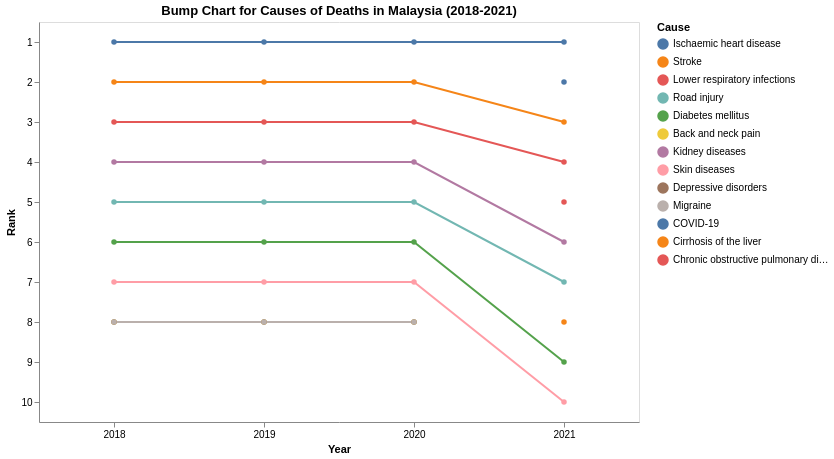

Vega-Lite specification for this chart:
### Vega specification from a JSON file in a GitHub repository (floating-point values rounded to 4 significant figures)
{"$schema": "https://vega.github.io/schema/vega/v5.json", "background": "white", "padding": 5, "width": 600, "height": 400, "title": {"text": "Bump Chart for Causes of Deaths in Malaysia (2018-2021)", "frame": "group"}, "style": "cell", "data": [{"name": "data", "values": [{"year": 2018, "cause": "Ischaemic heart disease", "rate": 111.6}, {"year": 2018, "cause": "Stroke", "rate": 69.1}, {"year": 2018, "cause": "Lower respiratory infections", "rate": 60.81}, {"year": 2018, "cause": "Road injury", "rate": 19.65}, {"year": 2018, "cause": "Diabetes mellitus", "rate": 15.09}, {"year": 2018, "cause": "Back and neck pain", "rate": 0}, {"year": 2018, "cause": "Kidney diseases", "rate": 22.22}, {"year": 2018, "cause": "Skin diseases", "rate": 6.12}, {"year": 2018, "cause": "Depressive disorders", "rate": 0}, {"year": 2018, "cause": "Migraine", "rate": 0}, {"year": 2019, "cause": "Ischaemic heart disease", "rate": 112.3}, {"year": 2019, "cause": "Stroke", "rate": 69.54}, {"year": 2019, "cause": "Lower respiratory infections", "rate": 60.83}, {"year": 2019, "cause": "Road injury", "rate": 19.05}, {"year": 2019, "cause": "Diabetes mellitus", "rate": 15.49}, {"year": 2019, "cause": "Back and neck pain", "rate": 0}, {"year": 2019, "cause": "Kidney diseases", "rate": 22.78}, {"year": 2019, "cause": "Skin diseases", "rate": 6.2}, {"year": 2019, "cause": "Depressive disorders", "rate": 0}, {"year": 2019, "cause": "Migraine", "rate": 0}, {"year": 2020, "cause": "Ischaemic heart disease", "rate": 96.92}, {"year": 2020, "cause": "Stroke", "rate": 59.75}, {"year": 2020, "cause": "Lower respiratory infections", "rate": 48.91}, {"year": 2020, "cause": "Road injury", "rate": 14.07}, {"year": 2020, "cause": "Diabetes mellitus", "rate": 13.52}, {"year": 2020, "cause": "Back and neck pain", "rate": 0}, {"year": 2020, "cause": "Kidney diseases", "rate": 19.66}, {"year": 2020, "cause": "Skin diseases", "rate": 5.34}, {"year": 2020, "cause": "Depressive disorders", "rate": 0}, {"year": 2020, "cause": "Migraine", "rate": 0}, {"year": 2021, "cause": "Ischaemic heart disease", "rate": 137.6}, {"year": 2021, "cause": "COVID-19", "rate": 98.66}, {"year": 2021, "cause": "Stroke", "rate": 69.08}, {"year": 2021, "cause": "Lower respiratory infections", "rate": 57.22}, {"year": 2021, "cause": "Road injury", "rate": 21.93}, {"year": 2021, "cause": "Diabetes mellitus", "rate": 14.49}, {"year": 2021, "cause": "Kidney diseases", "rate": 22.7}, {"year": 2021, "cause": "Cirrhosis of the liver", "rate": 21.84}, {"year": 2021, "cause": "Skin diseases", "rate": 5.04}, {"year": 2021, "cause": "Chronic obstructive pulmonary disease", "rate": 25.64}]}, {"name": "data_0", "source": "data", "transform": [{"type": "window", "params": [null], "as": ["rank"], "ops": ["rank"], "fields": [""], "sort": {"field": ["rate"], "order": ["descending"]}, "groupby": ["year"]}]}], "marks": [{"name": "layer_0_pathgroup", "type": "group", "from": {"facet": {"name": "faceted_path_layer_0_main", "data": "data_0", "groupby": ["cause"]}}, "encode": {"update": {"width": {"field": {"group": "width"}}, "height": {"field": {"group": "height"}}}}, "marks": [{"name": "layer_0_marks", "type": "line", "style": ["line"], "sort": {"field": "datum[\"year\"]"}, "from": {"data": "faceted_path_layer_0_main"}, "encode": {"update": {"stroke": {"scale": "color", "field": "cause"}, "description": {"signal": "\"year: \" + datum[\"year\"] + \"; rank: \" + datum[\"rank\"] + \"; cause: \" + datum[\"cause\"]"}, "x": {"scale": "x", "field": "year"}, "y": {"scale": "y", "field": "rank"}}}}]}, {"name": "layer_1_marks", "type": "symbol", "style": ["point"], "from": {"data": "data_0"}, "encode": {"update": {"opacity": {"value": 1}, "fill": {"scale": "color", "field": "cause"}, "ariaRoleDescription": {"value": "point"}, "description": {"signal": "\"year: \" + datum[\"year\"] + \"; rank: \" + datum[\"rank\"] + \"; cause: \" + datum[\"cause\"]"}, "x": {"scale": "x", "field": "year"}, "y": {"scale": "y", "field": "rank"}}}}], "scales": [{"name": "x", "type": "point", "domain": {"data": "data_0", "field": "year", "sort": true}, "range": [0, {"signal": "width"}], "padding": 0.5}, {"name": "y", "type": "point", "domain": {"data": "data_0", "field": "rank", "sort": true}, "range": [0, {"signal": "height"}], "padding": 0.5}, {"name": "color", "type": "ordinal", "domain": {"data": "data_0", "field": "cause", "sort": {"field": "rank", "order": "ascending"}}, "range": "category"}], "axes": [{"scale": "x", "orient": "bottom", "grid": false, "title": "Year", "labelOverlap": true, "zindex": 0}, {"scale": "y", "orient": "left", "grid": false, "title": "Rank", "zindex": 0}], "legends": [{"stroke": "color", "symbolType": "circle", "title": "Cause", "fill": "color", "encode": {"symbols": {"update": {"opacity": {"value": 1}}}}}]}
